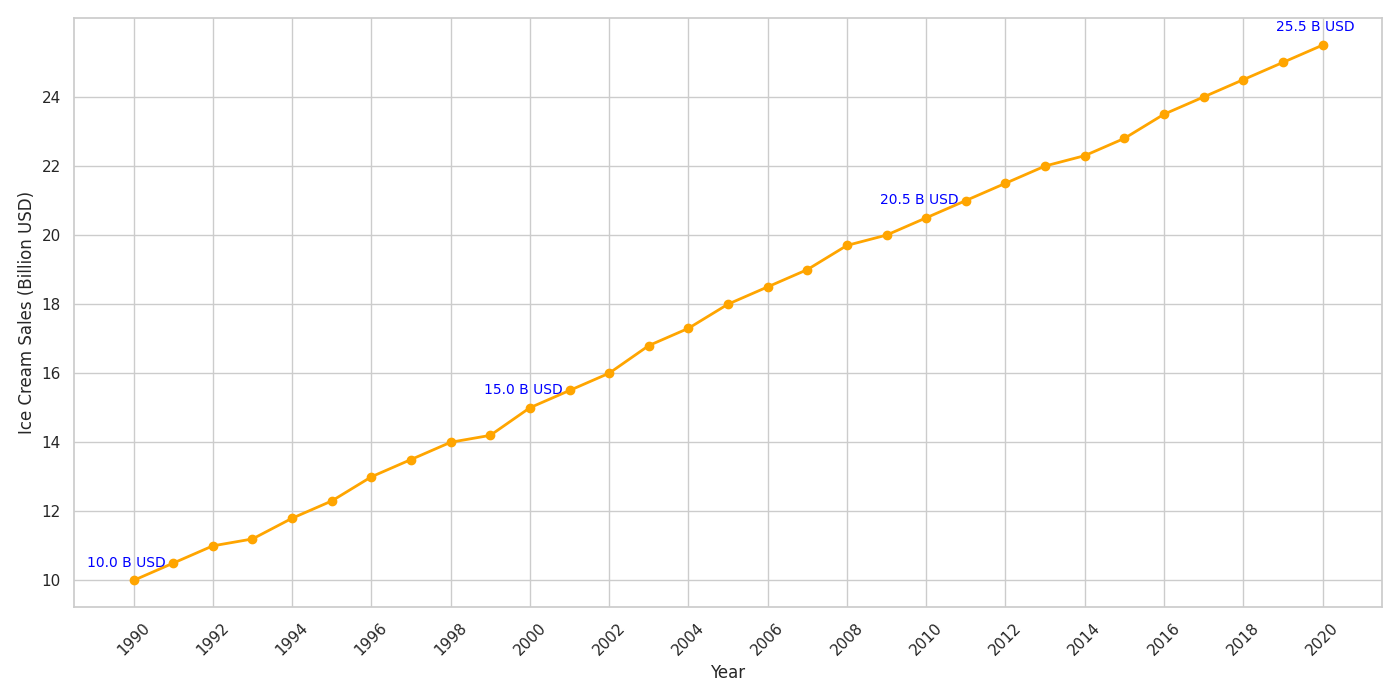

Write the Python code that produced this figure.
import matplotlib.pyplot as plt
import numpy as np

# Years from 1990 to 2020
years = np.arange(1990, 2021)

# Hypothetical global ice cream sales data (billion USD)
ice_cream_sales = np.array([
    10, 10.5, 11, 11.2, 11.8, 12.3, 13, 13.5, 14, 14.2, 
    15, 15.5, 16, 16.8, 17.3, 18, 18.5, 19, 19.7, 20, 
    20.5, 21, 21.5, 22, 22.3, 22.8, 23.5, 24, 24.5, 25, 
    25.5
])

plt.figure(figsize=(14, 7))
plt.plot(years, ice_cream_sales, color='orange', marker='o', linestyle='-', linewidth=2, markersize=6)

highlight_indices = [0, 10, 20, 30]
for i in highlight_indices:
    plt.annotate(
        f'{ice_cream_sales[i]:.1f} B USD',
        (years[i], ice_cream_sales[i]),
        textcoords="offset points",
        xytext=(-5, 10),
        ha='center',
        fontsize=10,
        color='blue'
    )

plt.xlabel('Year', fontsize=12)
plt.ylabel('Ice Cream Sales (Billion USD)', fontsize=12)
plt.xticks(years[::2], rotation=45)
plt.yticks(np.arange(10, 26, 2))

plt.tight_layout()
plt.show()
